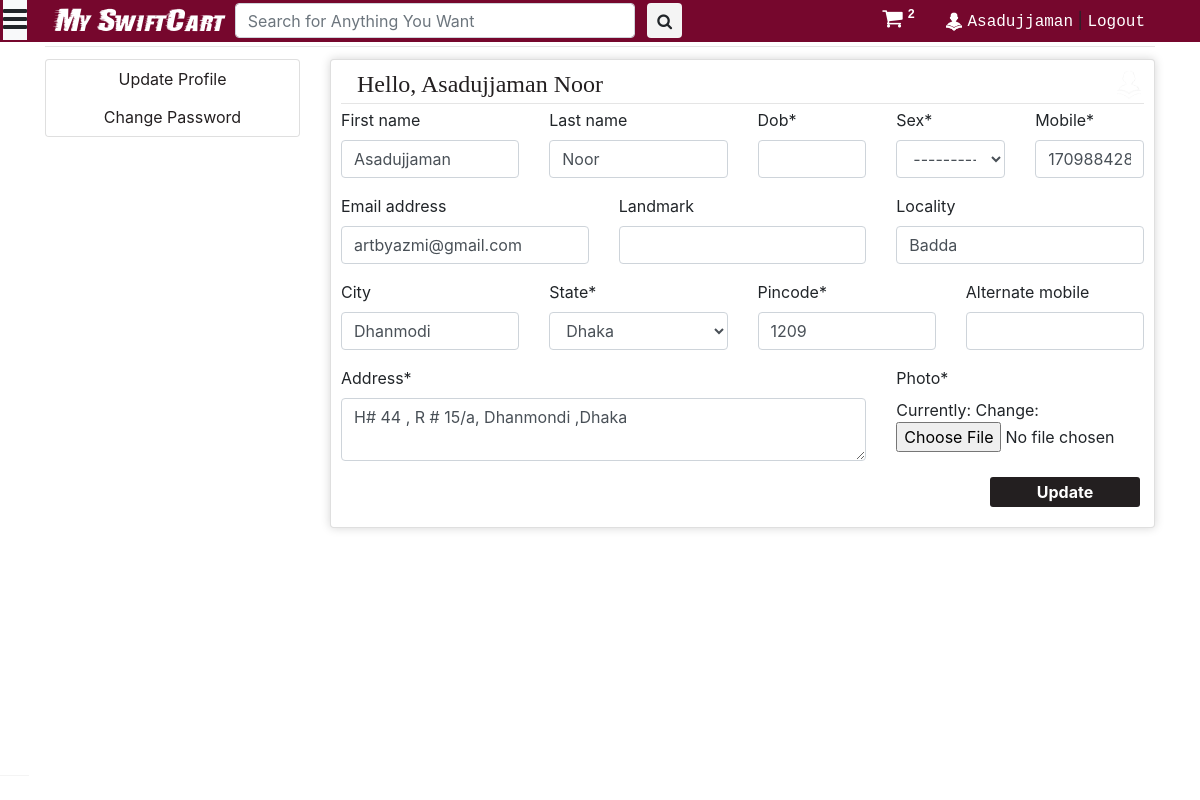
The app's page /account_settings/ (signed in), older data.
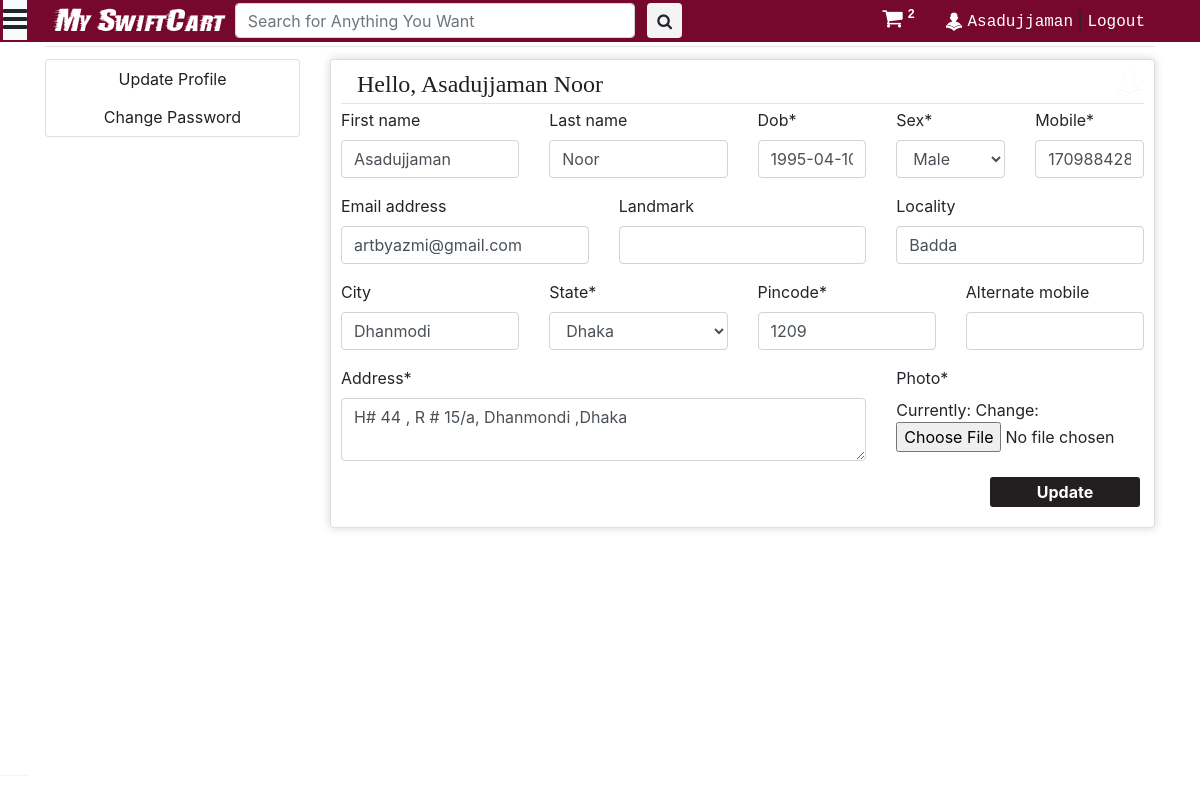
The same page, newer data.
### main/models.py (models this page shows, shortened)
class UserDetail(models.Model):
	SEX_CHOICES = (("Male",'Male'),("Female",'Female'),("Other",'Other'))
	STATE_CHOICES = (
		("Dhaka", 'Dhaka'),
		("Chattogram", 'Chattogram'),
		("Mymensingh", 'Mymensingh'),
		("Barishal", 'Barishal'),
		("Khulna", 'Khulna'),
		("Sylhet", 'Sylhet'),
		("Rajshahi", 'Rajshahi'),
		("Noakhali", 'Noakhali'),
		("Rangpur", 'Rangpur'),
		)
	user = models.OneToOneField(User, on_delete=models.CASCADE,primary_key=True)
	dob = models.DateField(null = True)
	photo = models.ImageField(default='default.png',upload_to='user_photos')
	mobile = models.CharField(max_length=10,null=True)
	alternate_mobile = models.CharField(max_length=10,null=True,blank=True)
	address = models.TextField()
	pincode = models.CharField(max_length=6, null=True)
	landmark = models.CharField(max_length=500, null=True, blank=True)
	locality = models.CharField(max_length=100, null=True, blank=True)
	city = models.CharField(max_length=100, null=True, blank=True)
	state = models.CharField(max_length=50,choices=STATE_CHOICES, null=True)
	sex = models.CharField(max_length=6,choices=SEX_CHOICES, null=True)

### main/views.py (the view)
# urls.py: path('account_settings/', views.account_settings, name="account_settings"),
@login_required
def account_settings(request):
	if request.method == 'POST':
		s_form = UpdateUserDetailForm(request.POST, request.FILES, instance=request.user.userdetail)
		u_form = UserUpdateForm(request.POST, instance=request.user)
		if s_form.is_valid() and u_form.is_valid():
			s_form.save()
			u_form.save()
			messages.success(request, f'Your Account has been Updated!')
			return redirect("account_settings")
		pass_change_form = PasswordChangeForm(request.user, request.POST)
		if pass_change_form.is_valid():
			user = pass_change_form.save()
			update_session_auth_hash(request, user)  # Important!
			messages.success(request, 'Your password was successfully updated!')
			return redirect('account_settings')
		else:
			messages.error(request, 'Please correct the error below.')
	else:
		s_form = UpdateUserDetailForm(instance=request.user.userdetail)
		u_form = UserUpdateForm(instance=request.user)
		pass_change_form = PasswordChangeForm(request.user)
	detl = {
		'u_form':u_form,
		's_form':s_form,
		'pass_change_form':pass_change_form,
		'title':'User Account Settings',
		'cart_element_no' : len([p for p in Cart.objects.all() if p.user == request.user]),
		'category':category.objects.all(),
		}
	return render(request, 'main/account_settings.html', detl)

### main/forms.py
class UserUpdateForm(forms.ModelForm):
	class Meta:
		model = User
		fields = [
			'first_name',
			 'last_name',
			 'email',
		]

class UpdateUserDetailForm(forms.ModelForm):
	class Meta:
		model = UserDetail
		fields = [
			'dob',
			'photo',
			'mobile',
			'alternate_mobile',
			'address',
			'pincode',
			'landmark',
			'locality',
			'city',
			'state',
			'sex',
		]

### main/templatetags/app_tags.py (called while the page is built)
@register.filter(name='split')
def split(str, key):
    return str.split(key)

### saler/models.py (called while the page is built)
	def __str__(self):
		return f'{self.name}'

### main/templates/main/account_settings.html (shortened to what this page needs)
{% extends "main/base.html" %}
{% load static %}
{% load crispy_forms_tags %}
{% block main_body %}
<div class="container">
	<hr class="mb-1 mt-1">
	<div class="row">
		<div class="col-md-3 mt-2">
			<div class="card">
				<button type="button" class="btn" onclick="change('account_update')"
					style="border-bottom: solid 1px #fff;"><a href="#detail">Update Profile</a></button>
				<button type="button" class="btn" onclick="change('change_pass')"
					style="border-bottom: solid 1px #fff;"><a href="#detail">Change Password</a></button>
			</div>
		</div>
		<div class="col-md-9 mt-2">
			<div class="card detail" id="account_update" style="display: block; padding: 10px;padding-bottom: 50px;">
				<h4 class="ml-3 mt-2" style="color: #231f20; font-family: Comic Sans MS; display: inline;">Hello,
					{{request.user.first_name}} {{request.user.last_name}}</h4><img
					src="{{ request.user.userdetail.photo.url }}" style="float: right; height: 30px; width: 30px">
				<hr class="mt-1 mb-0">
				<form method="POST" class="signup_form mt-1" enctype="multipart/form-data">
					<div class="row">
						<div class="form-group col-md-3 mb-0">
							{{ u_form.first_name | as_crispy_field }}
						</div>
						<div class="form-group col-md-3 mb-0">
							{{ u_form.last_name | as_crispy_field }}
						</div>
						<div class="form-group col-md-2 mb-0">
							{{ s_form.dob | as_crispy_field }}
						</div>
						<div class="form-group col-md-2 mb-0">
							{{ s_form.sex | as_crispy_field }}
						</div>
						<div class="form-group col-md-2 mb-0">
							{{ s_form.mobile | as_crispy_field }}
						</div>
					</div>
					<div class="row">
						<div class="form-group col-md-4 mb-0">
							{{ u_form.email | as_crispy_field }}
						</div>
						<div class="form-group col-md-4 mb-0">
							{{ s_form.landmark | as_crispy_field }}
						</div>
						<div class="form-group col-md-4 mb-0">
							{{ s_form.locality | as_crispy_field }}
						</div>
					</div>
					<div class="row">
						<div class="form-group col-md-3 mb-0">
							{{ s_form.city | as_crispy_field }}
						</div>
						<div class="form-group col-md-3 mb-0">
							{{ s_form.state | as_crispy_field }}
						</div>
						<div class="form-group col-md-3 mb-0">
							{{ s_form.pincode | as_crispy_field }}
						</div>
						<div class="form-group col-md-3 mb-0">
							{{ s_form.alternate_mobile | as_crispy_field }}
						</div>
					</div>
					<div class="row">
						<div class="form-group col-md-8 mb-0">
							{{ s_form.address | as_crispy_field }}
						</div>
						<div class="form-group col-md-4 mb-0 removeing">
							{{ s_form.photo | as_crispy_field }}
						</div>
					</div>
					<section class="mr-1">
						<button type="submit" class="sub_btn" style="float: right;">Update</button>
					</section>
				</form>
			</div>
		</div>
	</div>
</div>
{% endblock main_body %}

Row changes from the older to the newer data that the page shows:
changed UserDetail "Badda": dob (not shown) → "1995-04-10"; sex "---------" → "Male"
